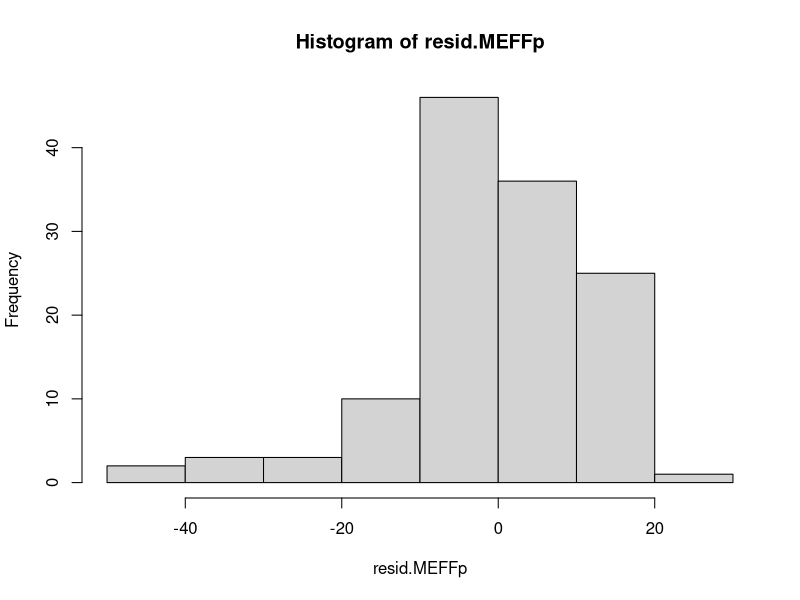
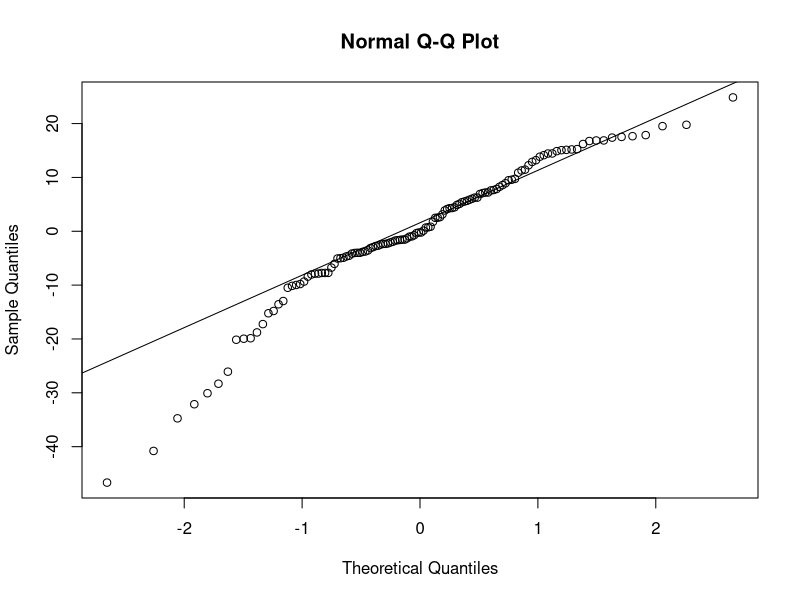
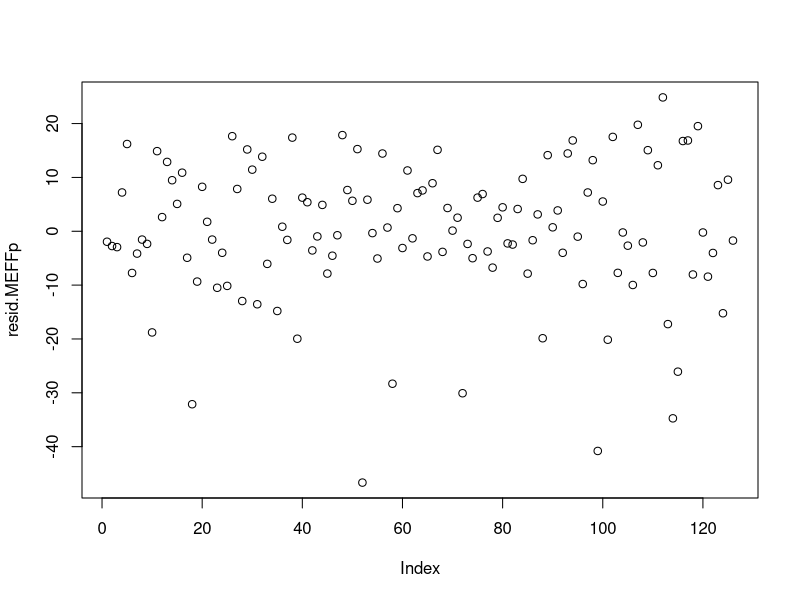
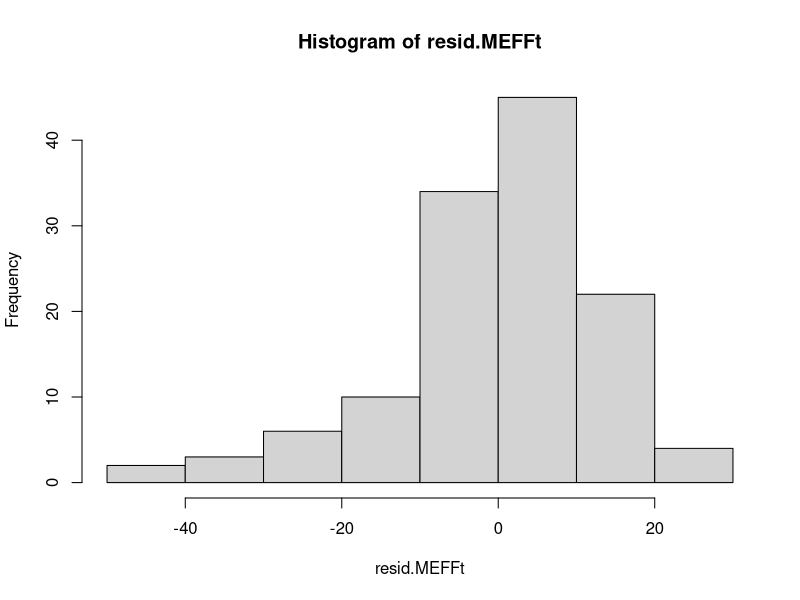
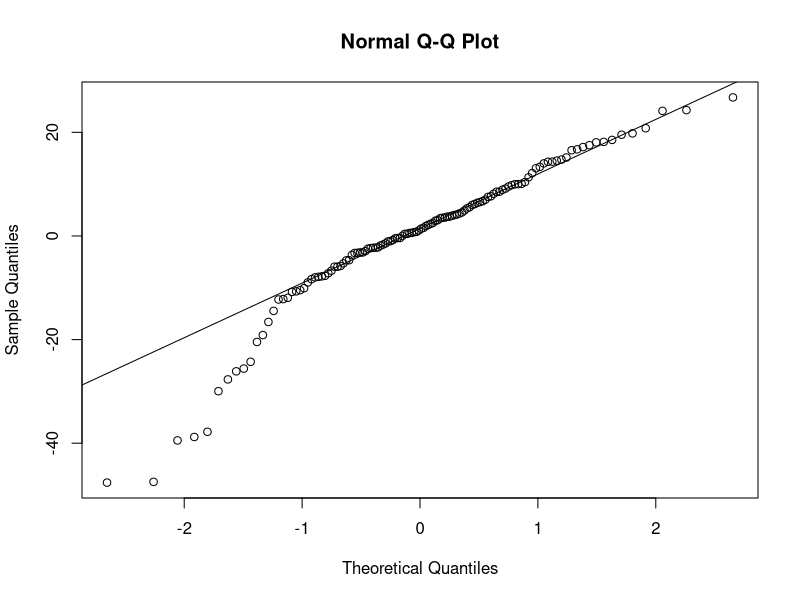
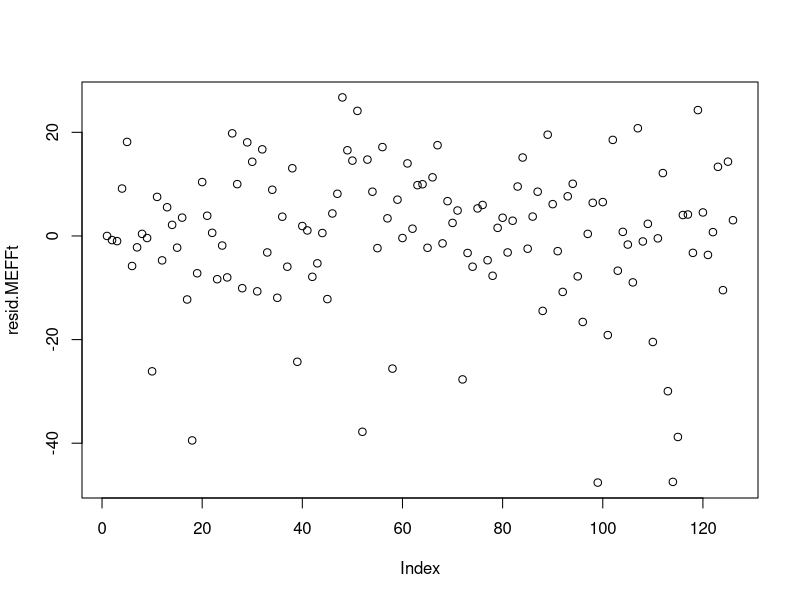
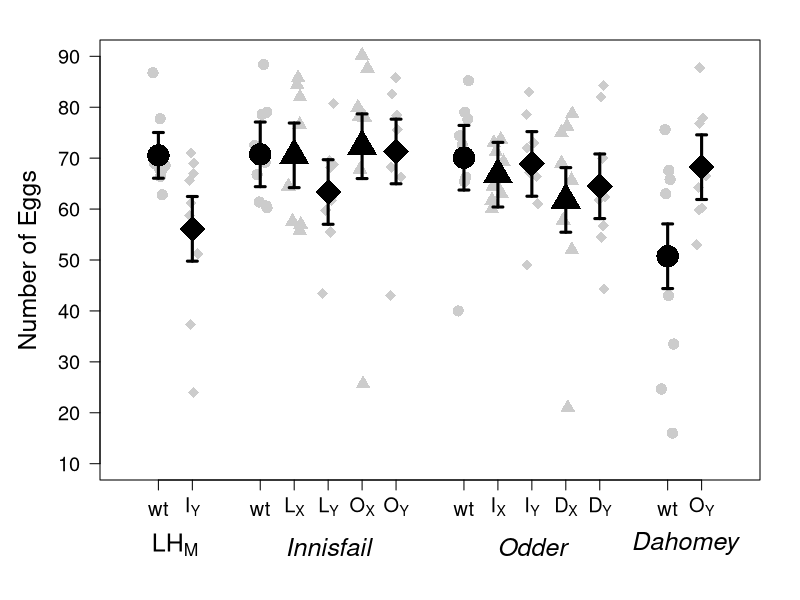
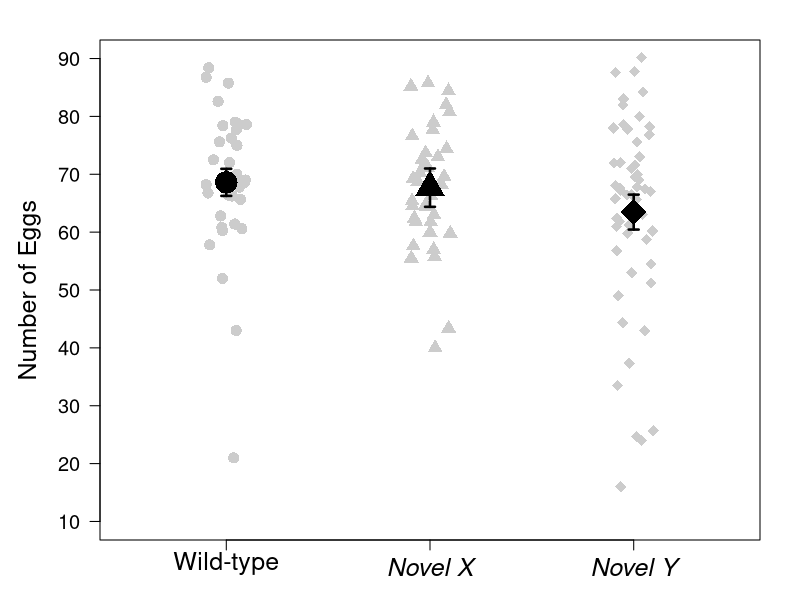

The R source for these figures, in order:
################################################################################################
################################ MALE EFFECT ON FEMALE FECUNDITY ###############################
################################################################################################

#Set up environment
library(car)
library(Hmisc)

#Read in csv file with data
MEFF.data <- read.table(file = "MaleEffectOnFemaleFecundity.csv", header = T, sep = ",")


##########################################  STATISTIC  #########################################


##############################
######### POPULATION #########
##############################


### LINEAT MODEL ###

#Linear model, testing if population has a significant effect on fecundity
model.MEFFp <- lm(egg ~ population, data = MEFF.data)
#ANOVA
anova(model.MEFFp, test = "F")
#Significant, P = 0.02807


#Test if there is homogeneity of variances
leveneTest(MEFF.data$egg, MEFF.data$population)
#Non significant, assumption of homogeneity of variances is met. Can use ANOVA


#Test the model by looking at the residuls
resid.MEFFp <- residuals(model.MEFFp)
hist(resid.MEFFp)
shapiro.test(resid.MEFFp)
qqnorm(resid.MEFFp)
qqline(resid.MEFFp)
plot(resid.MEFFp)
#The residuls are more or less normally distrubuted, meaning that the model is valid



#############################
######### TREATMENT #########
#############################


### LINEAT MODEL ###

#Linear model, testing if treament has a significant effect on fecundity
model.MEFFt <- lm(egg ~ treatment, data = MEFF.data)
#ANOVA
anova(model.MEFFt, test = "F")
#Not significant, P = 0.178


#Test if there is homogeneity of variances
leveneTest(MEFF.data$egg, MEFF.data$treatment)
#Non significant, assumption of homogeneity of variances is met. Can use ANOVA

#Test the model by looking at the residuls
resid.MEFFt <- residuals(model.MEFFt)
hist(resid.MEFFt)
shapiro.test(resid.MEFFt)
qqnorm(resid.MEFFt)
qqline(resid.MEFFt)
plot(resid.MEFFt)
#The residuls are almost normally distrubuted, meaning that the model is valid 



#########################################  PLOT DATA  #########################################


### PLOT POPULATION ###

#Add fitted values
MEFF.data$fittedPop <- fitted(model.MEFFp)

#Caluclate mean
MEFFpop.M <- tapply(MEFF.data$fittedPop, MEFF.data$population, mean)
#SE
MEFFpop.SE <- (summary(model.MEFFp)$coefficients[,2])


#Plot
par(mar = c(6, 5, 2, 2))
plot(NULL, xlim = c(0, 9), xlab = "", xaxt = "n", ylim = c(10, 90), yaxt = "n",
     ylab = "Number of Eggs", cex.axis = 1.2, cex.lab = 1.5, las = 1)
#Add points
stripchart(MEFF.data$egg ~ MEFF.data$population, add = T, vertical = T,
           method = "jitter", pch = c(16,18, 16,17,18,17,18, 16,17,18,17,18, 16,18), 
           cex = 1.5, col = "gray80", at = c(0.5,1, 2,2.5,3,3.5,4, 5,5.5,6,6.5,7, 8,8.5))
#Add errorbars
xMEFFpop <- c(0.5,1, 2,2.5,3,3.5,4, 5,5.5,6,6.5,7, 8,8.5)
errbar(xMEFFpop, MEFFpop.M, MEFFpop.M + MEFFpop.SE, MEFFpop.M - MEFFpop.SE, 
       pch = c(16,18, 16,17,18,17,18, 16,17,18,17,18, 16,18), cex = c(3,3.5, 3,3,3.5,3,3.5, 3,3,3.5,3,3.5, 3,3.5), 
       lwd = 3, add = T)
#AXIS
axis(1, at = c(0.5,1, 2,2.5,3,3.5,4, 5,5.5,6,6.5,7, 8,8.5), cex.axis = 1.2,
     labels = c("wt", expression("I"["Y"]),
                "wt", expression("L"["X"]), expression("L"["Y"]), expression("O"["X"]), expression("O"["Y"]),
                "wt", expression("I"["X"]), expression("I"["Y"]), expression("D"["X"]), expression("D"["Y"]),
                "wt", expression("O"["Y"])))
axis(2, at = seq(10, 90, 10),  cex.axis = 1.2, las = 1)
#And add text on top
mtext(expression("LH"["M"]), side = 1, line = 3, at = 0.75, cex = 1.5)
mtext(expression(italic("Innisfail")), side = 1, line = 3, at = 3, cex = 1.5)
mtext(expression(italic("Odder")), side = 1, line = 3, at = 6, cex = 1.5)
mtext(expression(italic("Dahomey")), side = 1, line = 3, at = 8.25, cex = 1.5)



### PLOT TREATMENT ###

#Add fitted values
MEFF.data$fittedTreat <- fitted(model.MEFFt)

#Caluclate mean
MEFFtreat.M <- tapply(MEFF.data$fittedTreat, MEFF.data$treatment, mean)
#SE
MEFFtreat.SE <- (summary(model.MEFFt)$coefficients[,2])


#Plot
par(mar = c(3, 5, 2, 2))
plot(NULL, xlim = c(0.5, 3.5), xlab = "", xaxt = "n", ylim = c(10, 90), yaxt = "n", 
     ylab = "Number of Eggs", cex.lab = 1.5)
#Add points
stripchart(MEFF.data$egg ~ MEFF.data$treatment, add = T, vertical = T, 
           method = "jitter", pch = c(16, 17, 18), cex = 1.5, col = "gray80")
#Add errorbars
xMEFFtreat <- c(1, 2, 3)
errbar(xMEFFtreat, MEFFtreat.M, MEFFtreat.M + MEFFtreat.SE, MEFFtreat.M - MEFFtreat.SE, 
       pch = c(16, 17, 18), cex = c(3, 3, 3.5), lwd = 2.5, add = T)
#AXIS
axis(1, at = seq (1, 3, by = 1), cex.axis = 1.5, 
     labels = c("Wild-type", expression(italic("Novel X")), expression(italic("Novel Y"))))
axis(2, at = seq(10, 90, 10),  cex.axis = 1.2, las = 1)
